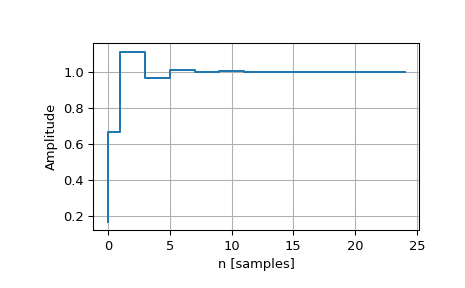

The script that drew this image:
from scipy import signal
import matplotlib.pyplot as plt

butter = signal.dlti(*signal.butter(3, 0.5))
t, y = signal.dstep(butter, n=25)
plt.step(t, np.squeeze(y))
plt.grid()
plt.xlabel('n [samples]')
plt.ylabel('Amplitude')
